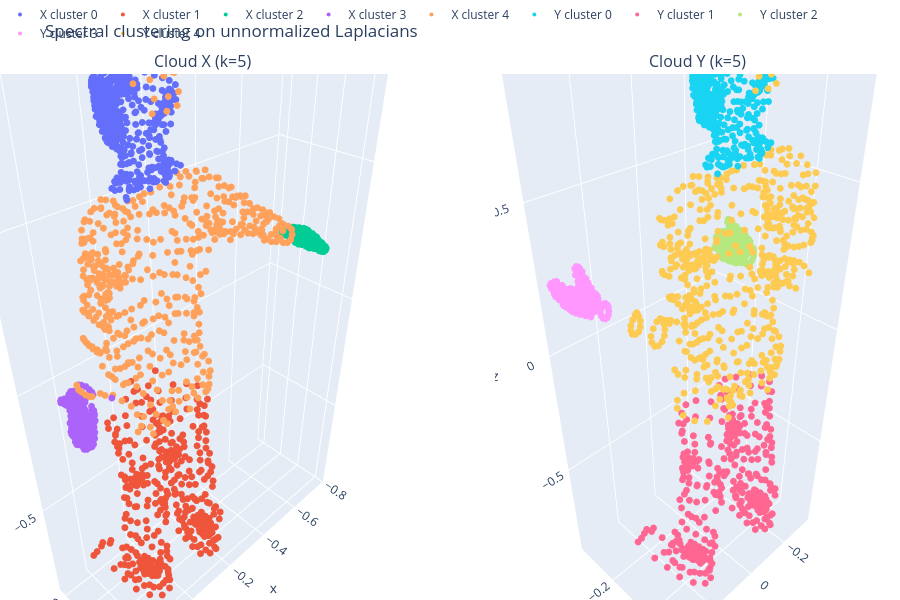

Notebook code cell kept with this figure:
### Code cell
# Cost matrix
C = W1_matrix

# Laplacian matrices
K = L_X
L = L_Y

# Set hyperparameters
l = 0.7  # lambda
l_x = 1
l_y = 1

# optimize our objective
prob = LapOT(K, L, C, l, l_x, l_y, w=a, v=b)
pi_fp = prob.solve(method='fp', verbose=True)

# derive the switch matrices
pi_switch_x = build_cluster_matrix(pi_fp, k=2)
pi_switch_y = build_cluster_matrix(pi_fp.T, k=2)

# refine the similarity matrices
new_similarity_x, new_similarity_y = pi_switch_x*W_x, pi_switch_y*W_y

# Run spectral clustering based on the refined similarity matrices
labels_X, L_X, U_X, k_X = spectral_clustering_from_W(new_similarity_x, n_clusters=5, random_state=1)
labels_Y, L_Y, U_Y, k_Y = spectral_clustering_from_W(new_similarity_y, n_clusters=5, random_state=1)

print(f"[Info] Chosen k for cloud X: {k_X}")
print(f"[Info] Chosen k for cloud Y: {k_Y}")

# Visualize the clusters side by side
fig = plot_clouds_side_by_side_3d(
    X, labels_X, Y, labels_Y,
    title_left=f"Cloud X (k={k_X})", title_right=f"Cloud Y (k={k_Y})"
)
fig.show()

### Figure 1 — Plotly figure (JSON) as saved in the notebook; plotly's stock layout.template omitted (floating-point values rounded to 4 significant figures; data arrays with more than 128 entries replaced by an {"elided": "..."} marker saying what was removed)
{"data": [{"hovertemplate": "X(%{x:.2f}, %{y:.2f}, %{z:.2f})<br>cluster=%{text}", "marker": {"size": 4}, "mode": "markers", "name": "X cluster 0", "scene": "scene", "showlegend": true, "text": {"elided": "493 str values"}, "type": "scatter3d", "x": {"elided": "493 float values"}, "y": {"elided": "493 float values"}, "z": {"elided": "493 float values"}}, {"hovertemplate": "X(%{x:.2f}, %{y:.2f}, %{z:.2f})<br>cluster=%{text}", "marker": {"size": 4}, "mode": "markers", "name": "X cluster 1", "scene": "scene", "showlegend": true, "text": {"elided": "386 str values"}, "type": "scatter3d", "x": {"elided": "386 float values"}, "y": {"elided": "386 float values"}, "z": {"elided": "386 float values"}}, {"hovertemplate": "X(%{x:.2f}, %{y:.2f}, %{z:.2f})<br>cluster=%{text}", "marker": {"size": 4}, "mode": "markers", "name": "X cluster 2", "scene": "scene", "showlegend": true, "text": {"elided": "267 str values"}, "type": "scatter3d", "x": {"elided": "267 float values"}, "y": {"elided": "267 float values"}, "z": {"elided": "267 float values"}}, {"hovertemplate": "X(%{x:.2f}, %{y:.2f}, %{z:.2f})<br>cluster=%{text}", "marker": {"size": 4}, "mode": "markers", "name": "X cluster 3", "scene": "scene", "showlegend": true, "text": {"elided": "262 str values"}, "type": "scatter3d", "x": {"elided": "262 float values"}, "y": {"elided": "262 float values"}, "z": {"elided": "262 float values"}}, {"hovertemplate": "X(%{x:.2f}, %{y:.2f}, %{z:.2f})<br>cluster=%{text}", "marker": {"size": 4}, "mode": "markers", "name": "X cluster 4", "scene": "scene", "showlegend": true, "text": {"elided": "518 str values"}, "type": "scatter3d", "x": {"elided": "518 float values"}, "y": {"elided": "518 float values"}, "z": {"elided": "518 float values"}}, {"hovertemplate": "Y(%{x:.2f}, %{y:.2f}, %{z:.2f})<br>cluster=%{text}", "marker": {"size": 4}, "mode": "markers", "name": "Y cluster 0", "scene": "scene2", "showlegend": true, "text": {"elided": "493 str values"}, "type": "scatter3d", "x": {"elided": "493 float values"}, "y": {"elided": "493 float values"}, "z": {"elided": "493 float values"}}, {"hovertemplate": "Y(%{x:.2f}, %{y:.2f}, %{z:.2f})<br>cluster=%{text}", "marker": {"size": 4}, "mode": "markers", "name": "Y cluster 1", "scene": "scene2", "showlegend": true, "text": {"elided": "348 str values"}, "type": "scatter3d", "x": {"elided": "348 float values"}, "y": {"elided": "348 float values"}, "z": {"elided": "348 float values"}}, {"hovertemplate": "Y(%{x:.2f}, %{y:.2f}, %{z:.2f})<br>cluster=%{text}", "marker": {"size": 4}, "mode": "markers", "name": "Y cluster 2", "scene": "scene2", "showlegend": true, "text": {"elided": "267 str values"}, "type": "scatter3d", "x": {"elided": "267 float values"}, "y": {"elided": "267 float values"}, "z": {"elided": "267 float values"}}, {"hovertemplate": "Y(%{x:.2f}, %{y:.2f}, %{z:.2f})<br>cluster=%{text}", "marker": {"size": 4}, "mode": "markers", "name": "Y cluster 3", "scene": "scene2", "showlegend": true, "text": {"elided": "267 str values"}, "type": "scatter3d", "x": {"elided": "267 float values"}, "y": {"elided": "267 float values"}, "z": {"elided": "267 float values"}}, {"hovertemplate": "Y(%{x:.2f}, %{y:.2f}, %{z:.2f})<br>cluster=%{text}", "marker": {"size": 4}, "mode": "markers", "name": "Y cluster 4", "scene": "scene2", "showlegend": true, "text": {"elided": "551 str values"}, "type": "scatter3d", "x": {"elided": "551 float values"}, "y": {"elided": "551 float values"}, "z": {"elided": "551 float values"}}], "layout": {"annotations": [{"font": {"size": 16}, "showarrow": false, "text": "Cloud X (k=5)", "x": 0.225, "xanchor": "center", "xref": "paper", "y": 1, "yanchor": "bottom", "yref": "paper"}, {"font": {"size": 16}, "showarrow": false, "text": "Cloud Y (k=5)", "x": 0.775, "xanchor": "center", "xref": "paper", "y": 1, "yanchor": "bottom", "yref": "paper"}], "height": 600, "legend": {"orientation": "h", "x": 0, "xanchor": "left", "y": 1.05, "yanchor": "bottom"}, "margin": {"b": 0, "l": 0, "r": 0, "t": 60}, "scene": {"aspectmode": "data", "domain": {"x": [0, 0.45], "y": [0, 1]}, "xaxis": {"title": {"text": "x"}}, "yaxis": {"title": {"text": "y"}}, "zaxis": {"title": {"text": "z"}}}, "scene2": {"aspectmode": "data", "domain": {"x": [0.55, 1], "y": [0, 1]}, "xaxis": {"title": {"text": "x"}}, "yaxis": {"title": {"text": "y"}}, "zaxis": {"title": {"text": "z"}}}, "title": {"text": "Spectral clustering on unnormalized Laplacians"}}}
